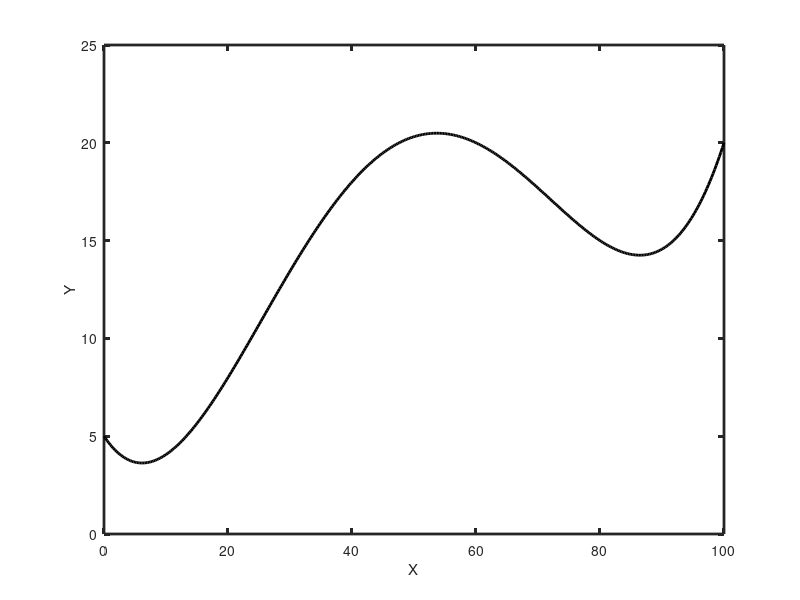
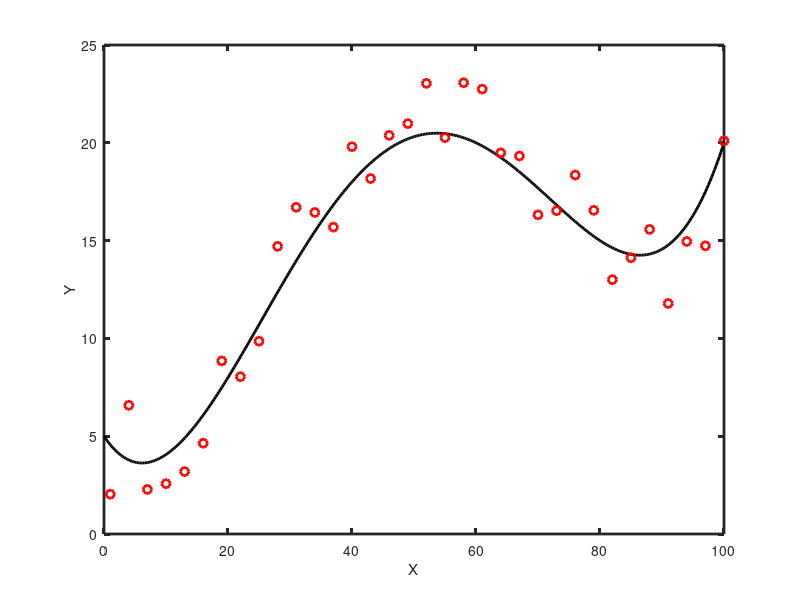
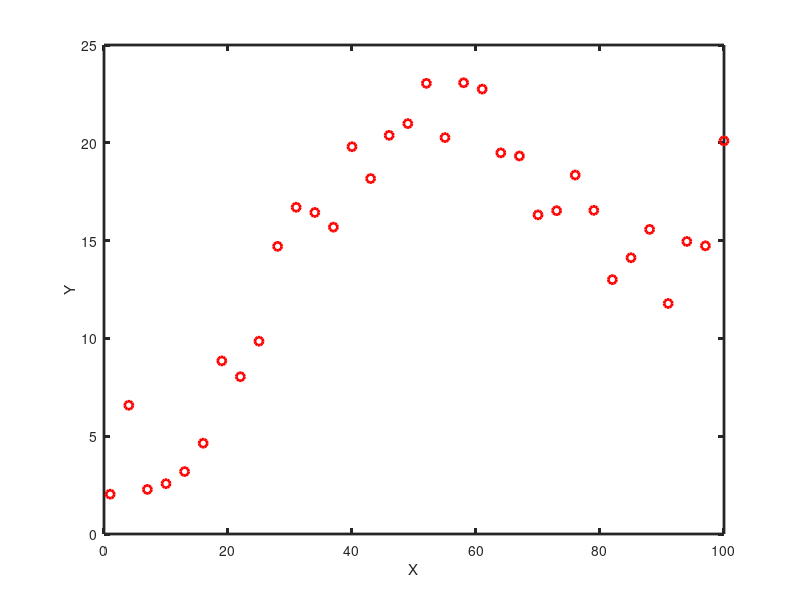
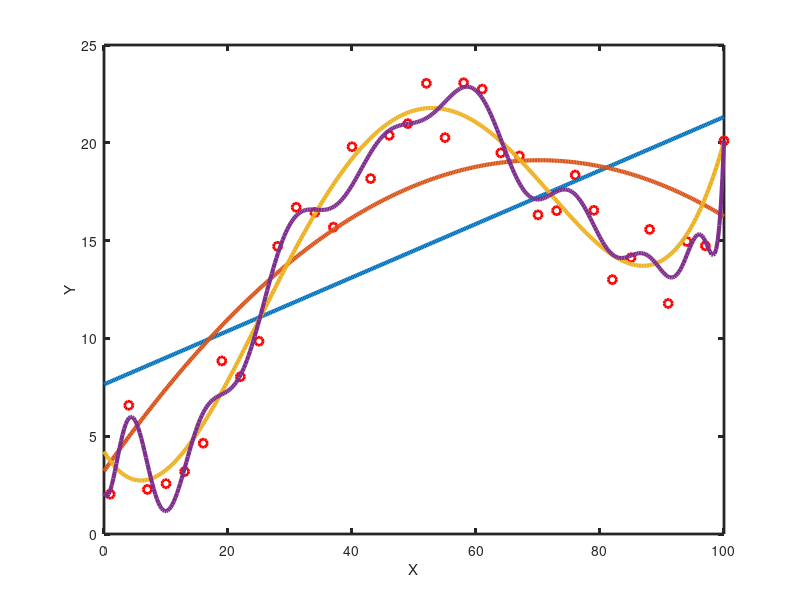

Recreate these plots in MATLAB, in order.
clear all;
close all;

X = [0, 40, 60, 80, 100];
Y = [5, 18, 20, 15, 20];

F = polyfit(X,Y,4);
figure(1);

x = linspace(0,100,400);
y = polyval(F,x);
plot(x,y,'k','linewidth',2);
xlabel('X'); ylabel('Y');
box on;
set(gca, 'linewidth',2);
saveas(gcf,'../data_f','svg');

synthetic_x = -5:3:105;

% Pre-calculated synthetic data
synthetic_y = [6.0590
    7.9637
    2.0358
    6.5821
    2.2788
    2.5735
    3.1922
    4.6423
    8.8487
    8.0417
    9.8583
   14.7060
   16.7046
   16.4390
   15.6880
   19.7990
   18.1721
   20.3822
   20.9813
   23.0405
   20.2662
   23.0697
   22.7466
   19.4850
   19.3263
   16.3153
   16.5299
   18.3530
   16.5477
   13.0049
   14.1232
   15.5736
   11.7859
   14.9565
   14.7339
   20.0998
   26.0369]';

% Create new synthetic data
%synthetic_y = polyval(F,synthetic_x) + 6*rand(1,size(synthetic_x,2))-3;

%%%
figure(2);
hold on;
plot(x,y,'k','linewidth',2);
  xlabel('X'); ylabel('Y');
plot(synthetic_x,synthetic_y, 'ro','linewidth',2);
  xlabel('X'); ylabel('Y');
xlim([0,100]); ylim([0,25]);
box on;
set(gca, 'linewidth',2);
saveas(gcf,'../data_f_plus_data','svg');

%%%
figure(3);
plot(synthetic_x,synthetic_y, 'ro','linewidth',2);
  xlabel('X'); ylabel('Y');
xlim([0,100]); ylim([0,25]);
box on;
set(gca, 'linewidth',2);
saveas(gcf,'../data_no_f','svg');

%%% Models
figure(4);
hold on;
plot(synthetic_x,synthetic_y, 'ro','linewidth',2);
  xlabel('X'); ylabel('Y');

n1 = polyfit(synthetic_x,synthetic_y,1);
n1_y = polyval(n1,x);
plot(x,n1_y,'linewidth',3);

n2 = polyfit(synthetic_x,synthetic_y,2);
n2_y = polyval(n2,x);
plot(x,n2_y,'linewidth',3);

n4 = polyfit(synthetic_x,synthetic_y,4);
n4_y = polyval(n4,x);
plot(x,n4_y,'linewidth',3);

n12 = polyfit(synthetic_x,synthetic_y,21); % High order polynomial
n12_y = polyval(n12,x);
plot(x,n12_y,'linewidth',3);
xlim([0,100]); ylim([0,25]);
box on;
set(gca, 'linewidth',2);

saveas(gcf,'../data_models','svg');

% New figure with data
figure();
hold on;
plot(synthetic_x,synthetic_y, 'ro','linewidth',2);
xlabel('X'); ylabel('Y');
xlim([0,100]); ylim([0,25]);  box on; set(gca, 'linewidth',2);

plot(x,n1_y,'linewidth',3);
saveas(gcf,'../data_model_n1','svg');

% New figure with data
figure();
hold on;
plot(synthetic_x,synthetic_y, 'ro','linewidth',2);
xlabel('X'); ylabel('Y');
xlim([0,100]); ylim([0,25]);  box on; set(gca, 'linewidth',2);

plot(x,n4_y,'linewidth',3);
saveas(gcf,'../data_model_n4','svg');

% New figure with data
figure();
hold on;
plot(synthetic_x,synthetic_y, 'ro','linewidth',2);
xlabel('X'); ylabel('Y');
xlim([0,100]); ylim([0,25]);  box on; set(gca, 'linewidth',2);

plot(x,n2_y,'linewidth',3,'color',[1 0.3 0]);
saveas(gcf,'../data_model_n2','svg');


% New figure with data
figure();
hold on;
plot(synthetic_x,synthetic_y, 'ro','linewidth',2);
xlabel('X'); ylabel('Y');
xlim([0,100]); ylim([0,25]);  box on; set(gca, 'linewidth',2);

plot(x,n12_y,'linewidth',3,'color',[0.5 0 0.5]);
saveas(gcf,'../data_model_n12','svg');























